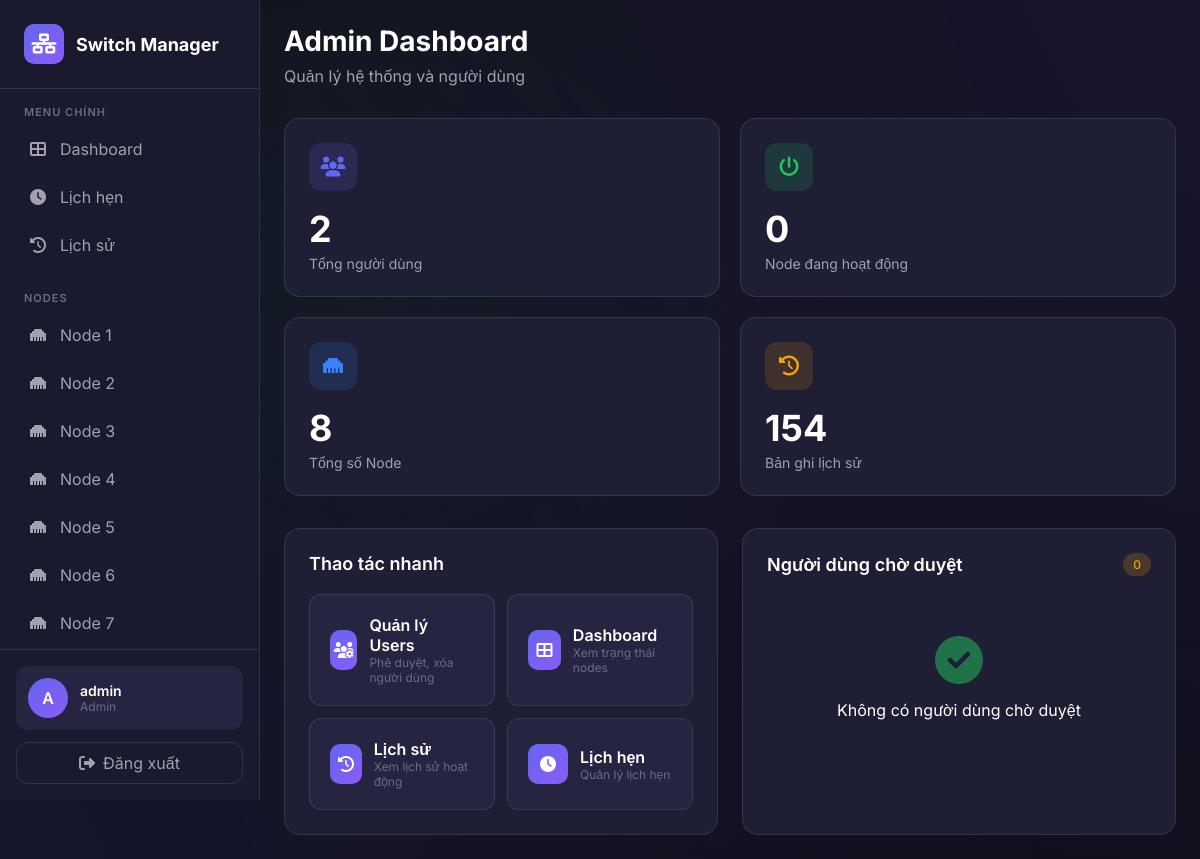
Page /admin/ (signed in) on the committed database.
### models.py (models this page shows, shortened)
class User(UserMixin, db.Model):
    __tablename__ = 'users'
    id = db.Column(db.Integer, primary_key=True)
    username = db.Column(db.String(80), unique=True, nullable=False)
    email = db.Column(db.String(120), unique=True, nullable=False)
    password_hash = db.Column(db.String(256), nullable=False)
    is_admin = db.Column(db.Boolean, default=False)
    is_approved = db.Column(db.Boolean, default=False)
    created_at = db.Column(db.DateTime, default=lambda: to_naive_vietnam(get_vietnam_time()))
    last_login = db.Column(db.DateTime)

### routes/admin.py (the view)
@admin_bp.route('/')
@login_required
@admin_required
def dashboard():
    users = User.query.all()
    switches = Switch.query.all()
    pending_users = User.query.filter_by(is_approved=False).count()
    total_history = SwitchHistory.query.count()
    active_switches = Switch.query.filter_by(status='ON').count()
    return render_template('admin/dashboard.html',
                         users=users,
                         switches=switches,
                         pending_users=pending_users,
                         total_history=total_history,
                         active_switches=active_switches)

### app.py (called while the page is built)
@login_manager.user_loader
def load_user(user_id):
    return User.query.get(int(user_id))

### routes/admin.py (called while the page is built)
def admin_required(f):
    @wraps(f)
    def decorated_function(*args, **kwargs):
        if not current_user.is_authenticated or not current_user.is_admin:
            flash('Bạn không có quyền truy cập trang này!', 'error')
            return redirect(url_for('main.dashboard'))
        return f(*args, **kwargs)
    return decorated_function

### templates/admin/dashboard.html (shortened to what this page needs)
{% extends "base.html" %}
{% block content %}
<div class="page-header">
    <h1 class="page-title">Admin Dashboard</h1>
    <p class="page-subtitle">Quản lý hệ thống và người dùng</p>
</div>
<div class="admin-stats-grid">
    <div class="admin-stat-card">
        <div class="admin-stat-header">
            <div class="admin-stat-icon" style="background: rgba(99, 102, 241, 0.15); color: var(--accent-primary);">
                <i class="fas fa-users"></i>
            </div>
        </div>
        <div class="admin-stat-value">{{ users|length }}</div>
        <div class="admin-stat-label">Tổng người dùng</div>
    </div>
    <div class="admin-stat-card">
        <div class="admin-stat-header">
            <div class="admin-stat-icon" style="background: rgba(34, 197, 94, 0.15); color: var(--success);">
                <i class="fas fa-power-off"></i>
            </div>
        </div>
        <div class="admin-stat-value">{{ active_switches }}</div>
        <div class="admin-stat-label">Node đang hoạt động</div>
    </div>
    <div class="admin-stat-card">
        <div class="admin-stat-header">
            <div class="admin-stat-icon" style="background: rgba(59, 130, 246, 0.15); color: var(--info);">
                <i class="fas fa-ethernet"></i>
            </div>
        </div>
        <div class="admin-stat-value">{{ switches|length }}</div>
        <div class="admin-stat-label">Tổng số Node</div>
    </div>
    <div class="admin-stat-card">
        <div class="admin-stat-header">
            <div class="admin-stat-icon" style="background: rgba(245, 158, 11, 0.15); color: var(--warning);">
                <i class="fas fa-history"></i>
            </div>
        </div>
        <div class="admin-stat-value">{{ total_history }}</div>
        <div class="admin-stat-label">Bản ghi lịch sử</div>
    </div>
</div>
<div class="admin-grid">
    <div class="card">
        <div class="card-header">
            <h3 class="card-title">Thao tác nhanh</h3>
        </div>
        <div class="quick-actions">
            <a href="{{ url_for('admin.users') }}" class="quick-action-btn">
                <i class="fas fa-users-cog"></i>
                <div>
                    <div style="font-weight: 600;">Quản lý Users</div>
                    <div style="font-size: 12px; color: var(--text-muted);">Phê duyệt, xóa người dùng</div>
                </div>
            </a>
            <a href="{{ url_for('main.dashboard') }}" class="quick-action-btn">
                <i class="fas fa-th-large"></i>
                <div>
                    <div style="font-weight: 600;">Dashboard</div>
                    <div style="font-size: 12px; color: var(--text-muted);">Xem trạng thái nodes</div>
                </div>
            </a>
            <a href="{{ url_for('main.history') }}" class="quick-action-btn">
                <i class="fas fa-history"></i>
                <div>
                    <div style="font-weight: 600;">Lịch sử</div>
                    <div style="font-size: 12px; color: var(--text-muted);">Xem lịch sử hoạt động</div>
                </div>
            </a>
            <a href="{{ url_for('main.schedules') }}" class="quick-action-btn">
                <i class="fas fa-clock"></i>
                <div>
                    <div style="font-weight: 600;">Lịch hẹn</div>
                    <div style="font-size: 12px; color: var(--text-muted);">Quản lý lịch hẹn</div>
                </div>
            </a>
        </div>
    </div>
    <div class="card">
        <div class="card-header">
            <h3 class="card-title">Người dùng chờ duyệt</h3>
            <span class="badge badge-warning">{{ pending_users }}</span>
        </div>
        <div class="pending-users-list" id="pendingUsersList">
            {% for user in users if not user.is_approved %}
            <div class="pending-user-item" id="pending-user-{{ user.id }}">
                <div class="pending-user-info">
                    <div class="pending-user-avatar">{{ user.username[0].upper() }}</div>
                    <div>
                        <div style="font-weight: 500;">{{ user.username }}</div>
                        <div style="font-size: 12px; color: var(--text-muted);">{{ user.email }}</div>
                    </div>
                </div>
                <div class="pending-user-actions">
                    <button class="btn btn-success btn-sm" onclick="approveUser({{ user.id }})">
                        <i class="fas fa-check"></i>
                    </button>
                    <button class="btn btn-danger btn-sm" onclick="rejectUser({{ user.id }})">
                        <i class="fas fa-times"></i>
                    </button>
                </div>
            </div>
            {% else %}
            <div class="empty-state" style="padding: 40px; text-align: center;">
                <i class="fas fa-check-circle" style="font-size: 48px; color: var(--success); opacity: 0.5; margin-bottom: 16px;"></i>
                <p>Không có người dùng chờ duyệt</p>
            </div>
            {% endfor %}
        </div>
    </div>
</div>
{% endblock %}

### templates/base.html (shortened to what this page needs)
<!DOCTYPE html>
<html lang="vi">
<head>
    <link rel="stylesheet" href="https://cdnjs.cloudflare.com/ajax/libs/font-awesome/6.4.0/css/all.min.css">
</head>
<body>
    <aside class="sidebar" id="sidebar">
        <div class="sidebar-header">
            <a href="{{ url_for('main.dashboard') }}" class="logo">
                <div class="logo-icon">
                    <i class="fas fa-network-wired"></i>
                </div>
                <span class="logo-text">Switch Manager</span>
            </a>
        </div>
        <nav class="sidebar-nav">
            <div class="nav-section">
                <div class="nav-section-title">Menu chính</div>
                <a href="{{ url_for('main.dashboard') }}" class="nav-item {% if request.endpoint == 'main.dashboard' %}active{% endif %}">
                    <i class="fas fa-th-large"></i>
                    <span>Dashboard</span>
                </a>
                <a href="{{ url_for('main.schedules') }}" class="nav-item {% if request.endpoint == 'main.schedules' %}active{% endif %}">
                    <i class="fas fa-clock"></i>
                    <span>Lịch hẹn</span>
                </a>
                <a href="{{ url_for('main.history') }}" class="nav-item {% if request.endpoint == 'main.history' %}active{% endif %}">
                    <i class="fas fa-history"></i>
                    <span>Lịch sử</span>
                </a>
            </div>
            <div class="nav-section">
                <div class="nav-section-title">Nodes</div>
                {% for i in range(1, 9) %}
                <a href="{{ url_for('main.node_detail', node_id=i) }}" class="nav-item {% if request.endpoint == 'main.node_detail' and request.view_args.get('node_id') == i %}active{% endif %}">
                    <i class="fas fa-ethernet"></i>
                    <span>Node {{ i }}</span>
                </a>
                {% endfor %}
            </div>
        </nav>
        <div class="sidebar-footer">
            <div class="user-info">
                <div class="user-avatar">
                    {{ current_user.username[0].upper() }}
                </div>
                <div class="user-details">
                    <div class="user-name">{{ current_user.username }}</div>
                    <div class="user-role">{{ 'Admin' if current_user.is_admin else 'User' }}</div>
                </div>
            </div>
            <a href="{{ url_for('auth.logout') }}" class="logout-btn">
                <i class="fas fa-sign-out-alt"></i>
                <span>Đăng xuất</span>
            </a>
        </div>
    </aside>
    <main class="main-content">
        {% block content %}{% endblock %}
    </main>
</body>
</html>

### templates/base.html (style rules this page uses)
:root { --bg-primary: #0f0f1a; --bg-secondary: #1a1a2e; --bg-tertiary: #252542; --bg-card: #1e1e35; --text-primary: #ffffff; --text-secondary: #a0a0b0; --text-muted: #6b6b80; --accent-primary: #6366f1; --accent-secondary: #8b5cf6; --accent-gradient: linear-gradient(135deg, #6366f1 0%, #8b5cf6 100%); --success: #22c55e; --success-glow: rgba(34, 197, 94, 0.3); --danger: #ef4444; --danger-glow: rgba(239, 68, 68, 0.3); --warning: #f59e0b; --info: #3b82f6; --border-color: rgba(255, 255, 255, 0.1); --shadow: 0 4px 6px -1px rgba(0, 0, 0, 0.3); --shadow-lg: 0 10px 15px -3px rgba(0, 0, 0, 0.4); --radius: 12px; --radius-lg: 16px; --transition: all 0.3s cubic-bezier(0.4, 0, 0.2, 1); }
* { margin: 0; padding: 0; box-sizing: border-box; }
body { font-family: 'Inter', sans-serif; background: var(--bg-primary); color: var(--text-primary); min-height: 100vh; overflow-x: hidden; }
.sidebar { position: fixed; left: 0; top: 0; width: 260px; height: 100vh; background: var(--bg-secondary); border-right: 1px solid var(--border-color); z-index: 100; transition: var(--transition); display: flex; flex-direction: column; }
.sidebar-header { padding: 24px; border-bottom: 1px solid var(--border-color); }
.logo { display: flex; align-items: center; gap: 12px; text-decoration: none; color: var(--text-primary); }
.logo-icon { width: 40px; height: 40px; background: var(--accent-gradient); border-radius: 10px; display: flex; align-items: center; justify-content: center; font-size: 20px; }
.logo-text { font-size: 18px; font-weight: 700; }
.sidebar-nav { flex: 1; padding: 16px 12px; overflow-y: auto; }
.nav-section { margin-bottom: 24px; }
.nav-section-title { font-size: 11px; font-weight: 600; text-transform: uppercase; letter-spacing: 1px; color: var(--text-muted); padding: 0 12px; margin-bottom: 8px; }
.nav-item { display: flex; align-items: center; gap: 12px; padding: 12px 16px; border-radius: var(--radius); color: var(--text-secondary); text-decoration: none; transition: var(--transition); margin-bottom: 4px; }
.nav-item i { width: 20px; text-align: center; }
.sidebar-footer { padding: 16px; border-top: 1px solid var(--border-color); }
.user-info { display: flex; align-items: center; gap: 12px; padding: 12px; background: var(--bg-tertiary); border-radius: var(--radius); margin-bottom: 12px; }
.user-avatar { width: 40px; height: 40px; background: var(--accent-gradient); border-radius: 50%; display: flex; align-items: center; justify-content: center; font-weight: 600; }
.user-details { flex: 1; min-width: 0; }
.user-name { font-weight: 600; font-size: 14px; white-space: nowrap; overflow: hidden; text-overflow: ellipsis; }
.user-role { font-size: 12px; color: var(--text-muted); }
.logout-btn { display: flex; align-items: center; justify-content: center; gap: 8px; width: 100%; padding: 10px; background: transparent; border: 1px solid var(--border-color); border-radius: var(--radius); color: var(--text-secondary); cursor: pointer; transition: var(--transition); text-decoration: none; }
.main-content { margin-left: 260px; min-height: 100vh; padding: 24px; }
.page-header { margin-bottom: 32px; }
.page-title { font-size: 28px; font-weight: 700; margin-bottom: 8px; }
.page-subtitle { color: var(--text-secondary); }
.card { background: var(--bg-card); border: 1px solid var(--border-color); border-radius: var(--radius-lg); padding: 24px; transition: var(--transition); }
.card-header { display: flex; align-items: center; justify-content: space-between; margin-bottom: 20px; }
.card-title { font-size: 18px; font-weight: 600; }
.badge { display: inline-flex; align-items: center; padding: 4px 10px; border-radius: 20px; font-size: 12px; font-weight: 500; }
.badge-warning { background: rgba(245, 158, 11, 0.2); color: var(--warning); }

### rows in the picture
User: username "A", username "admin", is_admin "Admin"

### other values in the picture
{{ i }} "1" "2" "3" "4" "5" "6" "7"
{{ users|length }} "2"
{{ active_switches }} "0"
{{ switches|length }} "8"
{{ total_history }} "154"
{{ pending_users }} "0"
